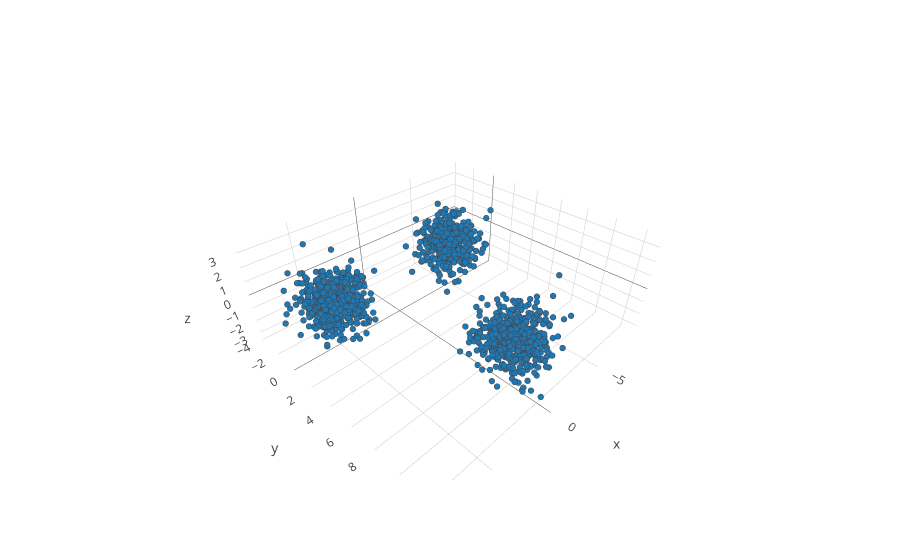

Write notebook code for a chart like this one.
### Code cell
trace = plotly.graph_objs.Scatter3d(x=X[:, 0], y=X[:, 1], z=X[:, 2], mode='markers', marker=dict(size='2', line = dict(width = 1)))
plotly.offline.iplot([trace])

### Figure 1 — Plotly figure (JSON) as saved in the notebook; plotly's stock layout.template omitted (floating-point values rounded to 4 significant figures; data arrays with more than 128 entries replaced by an {"elided": "..."} marker saying what was removed)
{"data": [{"marker": {"line": {"width": 1}, "size": "2"}, "mode": "markers", "type": "scatter3d", "x": {"elided": "1500 float values"}, "y": {"elided": "1500 float values"}, "z": {"elided": "1500 float values"}}], "layout": {}}
